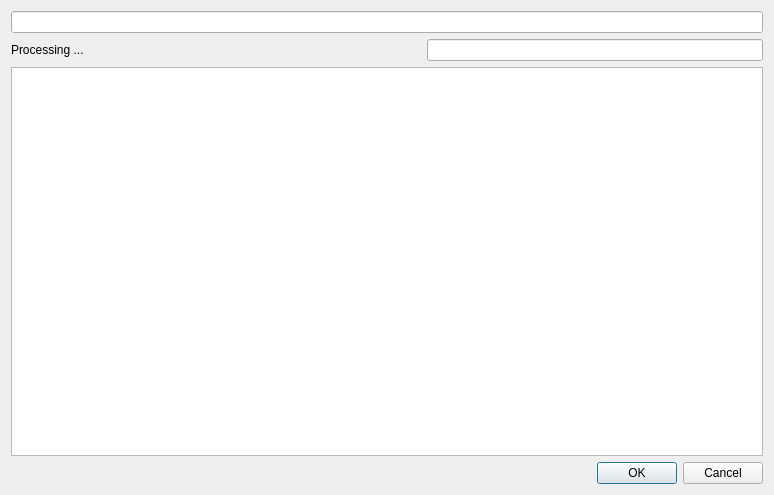
<?xml version="1.0" encoding="UTF-8"?>
<ui version="4.0">
 <class>DialogFrame</class>
 <widget class="QWidget" name="DialogFrame">
  <property name="geometry">
   <rect>
    <x>0</x>
    <y>0</y>
    <width>774</width>
    <height>495</height>
   </rect>
  </property>
  <property name="windowTitle">
   <string>Back-end feedback</string>
  </property>
  <layout class="QVBoxLayout" name="verticalLayout">
   <item>
    <widget class="QLineEdit" name="title_view">
     <property name="readOnly">
      <bool>true</bool>
     </property>
    </widget>
   </item>
   <item>
    <layout class="QHBoxLayout" name="horizontalLayout">
     <item>
      <widget class="QLabel" name="label">
       <property name="text">
        <string>Processing ...</string>
       </property>
      </widget>
     </item>
     <item>
      <spacer name="horizontalSpacer">
       <property name="orientation">
        <enum>Qt::Orientation::Horizontal</enum>
       </property>
       <property name="sizeHint" stdset="0">
        <size>
         <width>40</width>
         <height>20</height>
        </size>
       </property>
      </spacer>
     </item>
     <item>
      <widget class="QLineEdit" name="progress">
       <property name="readOnly">
        <bool>true</bool>
       </property>
      </widget>
     </item>
    </layout>
   </item>
   <item>
    <widget class="QPlainTextEdit" name="output">
     <property name="readOnly">
      <bool>true</bool>
     </property>
    </widget>
   </item>
   <item>
    <widget class="QDialogButtonBox" name="buttonBox">
     <property name="standardButtons">
      <set>QDialogButtonBox::StandardButton::Cancel|QDialogButtonBox::StandardButton::Ok</set>
     </property>
    </widget>
   </item>
  </layout>
 </widget>
 <resources/>
 <connections/>
</ui>
